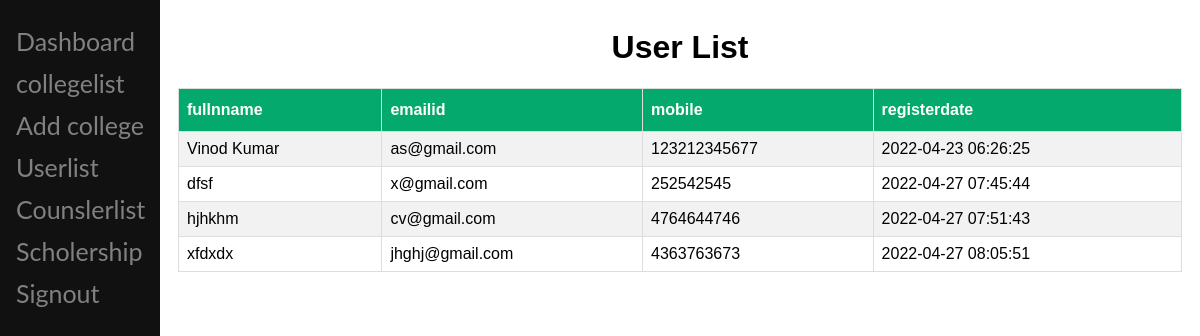
/totaluser.php (signed in), run on an earlier commit of the app's database.
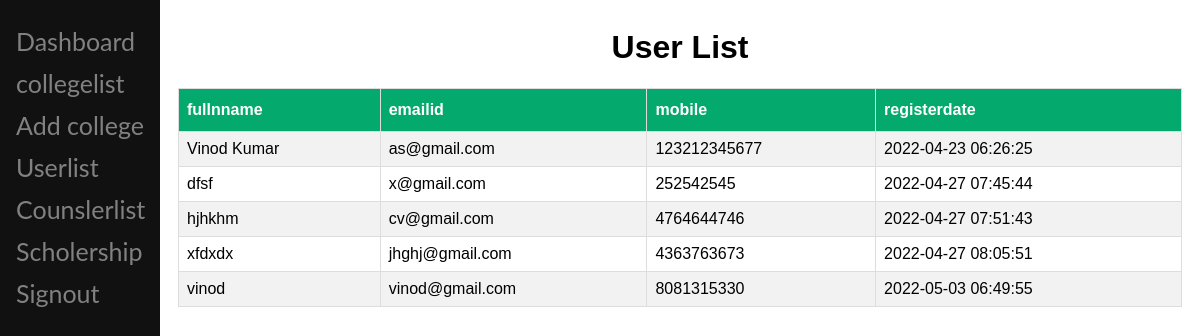
And on a later commit of the database.
### tables this page shows
CREATE TABLE `users` (
  `id` int(11) NOT NULL,
  `full_name` varchar(50) NOT NULL,
  `email_id` varchar(50) NOT NULL,
  `password` varchar(50) NOT NULL,
  `ref_code` varchar(20) NOT NULL,
  `mobile` varchar(20) NOT NULL,
  `user_code` varchar(20) NOT NULL,
  `created` datetime NOT NULL
);

### functions.php (called while the page is built, shortened)
<?php
function getuserlist(){
    $db=$GLOBALS['db'];
    $query="SELECT full_name, email_id, mobile ,created FROM  users  ";
    $runQuery=mysqli_query($db,$query);
    return $runQuery;
}
  ?>

### totaluser.php (the view, shortened to what this page needs)
<?php
require_once('functions.php');
$result=(getuserlist());
$admin = $_SESSION['userdata']['role'];
?>
<html>
<head>
</head>
<body>
<div class="sidenav">
  <a href="admin_dashboard.php">Dashboard</a>
  <a href="collegelist.php">collegelist</a>
  <?php if($admin == 'superadmin') {?>
    <a href="addcollege.php">Add college</a>
  <a href="totaluser.php">Userlist</a>
  <a href="counslerlist.php">Counslerlist</a>
  <a href="totalscholership.php">Scholership</a>
  <?php } ?>
  <a href="functions.php?adminlogout">Signout</a>
</div>
<div class="main">
<table id="customers">
<caption><h1>User List</h1></caption>
<tr>
<th>fullnname </th>
<th>emailid </th>
<th>mobile </th>
<th>registerdate </th>
</tr>
<?php
 while($row =mysqli_fetch_array($result,MYSQLI_ASSOC))
  {
  echo "<tr>";
  echo "<td>" . $row['full_name'] . "</td>";
  echo "<td>" . $row['email_id'] . "</td>";
  echo "<td>" . $row['mobile'] . "</td>";
  echo "<td>" . $row['created'] . "</td>";
  echo "</tr>";
  }
?>
</table>
</div>
</body>
</html>

What changed in the data, as far as the page shows it:
added users: full_name "vinod", email "vinod@gmail.com", mobile "8081315330", created "2022-05-03 06:49:55"
